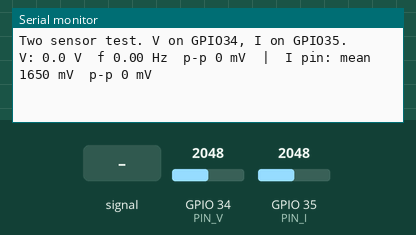
Recording of a sketch running on a simulated ESP32. Shown: the last lines printed to the serial monitor. Inputs (shaded band) come from the test bench; at power-on: GPIO 34 (PIN_V) = 2048, GPIO 35 (PIN_I) = 2048 (analog values on the 0–4095 scale).

Above: at 1.7 s.
1.8 s: GPIO 34 (PIN_V) fed a 200 Hz sine of ±327 counts around its level
At 3.1 s:
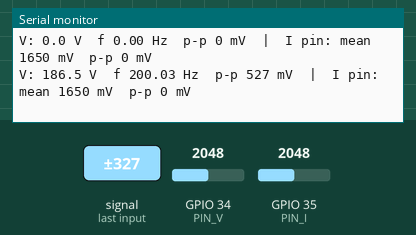
3.3 s: GPIO 34 (PIN_V) set to 2866
At 4.2 s:
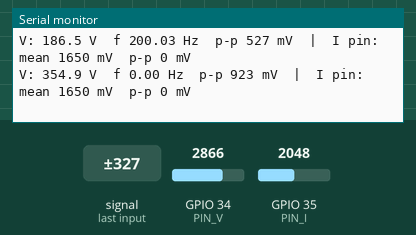
4.8 s: GPIO 35 (PIN_I) set to 2866
At 5.9 s:
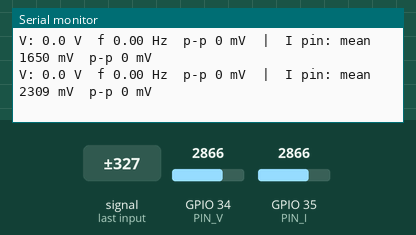
6.3 s: GPIO 35 (PIN_I) set to 3603
At 7.6 s:
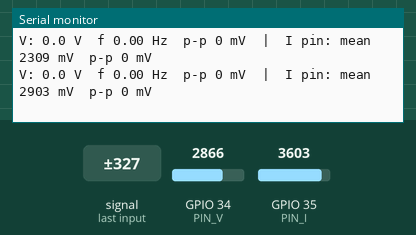
7.8 s: GPIO 34 (PIN_V) set to 3603
At 8.6 s:
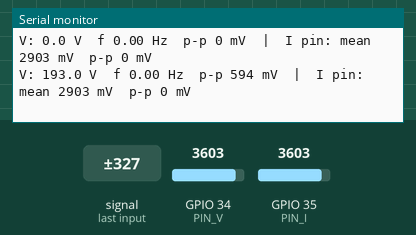
Timing chart, 0 to 10.3 s (numbered marks = the images above; inputs shaded):
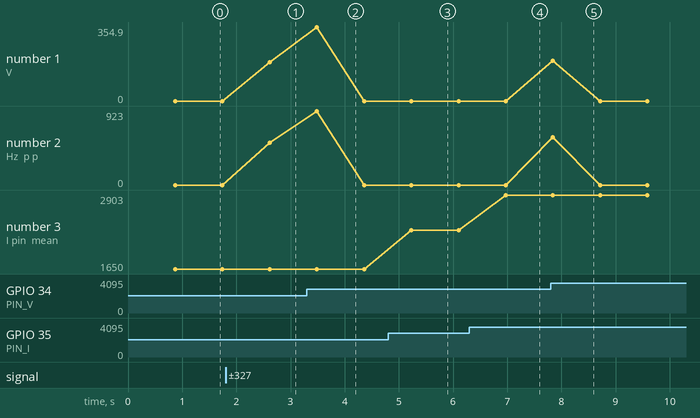

Measured:
- after the input at 1.8 s, the serial monitor: prints a new line after 0.81 s (image 1)
- after the input at 3.3 s, the serial monitor: prints a new line after 0.19 s (image 2)
- after the input at 4.8 s, the serial monitor: prints a new line after 0.43 s (image 3)
- after the input at 6.3 s, the serial monitor: prints a new line after 0.67 s (image 4)
- after the input at 7.8 s, the serial monitor: prints a new line at once (image 5)
- plotted number 1: 0 → 186.5 after the input at 1.8 s
- plotted number 2: 0 → 527 after the input at 1.8 s
- plotted number 3: 1650 → 2309 after the input at 4.8 s, 2309 → 2903 after the input at 6.3 s

The sketch:

two_sensor_idle.ino
```cpp
// ESP32: ZMPT101B on GPIO34 and ACS712 on GPIO35, Serial Monitor at 115200 baud.
// Each sensor OUT -> 10k -> node -> GPIO, node -> 20k -> GND, node -> 100nF -> GND.
// ACS712 IP+ / IP- stay empty for this test (zero current).

const int      PIN_V  = 34;
const int      PIN_I  = 35;
const int      N      = 1600;     // samples per window
const uint32_t TS_US  = 125;      // 8 kHz, so 1600 samples = 200 ms = 10 cycles at 50 Hz
float          V_GAIN = 1.0f;     // your calibration: 1.00

uint16_t vr[N], ir[N];

void setup() {
  Serial.begin(115200);
  analogSetAttenuation(ADC_11db);
  analogReadResolution(12);
  delay(500);
  Serial.println("Two sensor test. V on GPIO34, I on GPIO35.");
}

void loop() {
  uint32_t start = micros();
  uint32_t t = start;
  for (int k = 0; k < N; k++) {
    vr[k] = analogReadMilliVolts(PIN_V);
    ir[k] = analogReadMilliVolts(PIN_I);
    t += TS_US;
    while ((int32_t)(micros() - t) < 0) { }
  }
  float elapsedUs = (float)(micros() - start);

  // ---- voltage channel ----
  double vm = 0;
  int vmn = 9999, vmx = 0;
  for (int k = 0; k < N; k++) {
    vm += vr[k];
    if (vr[k] < vmn) vmn = vr[k];
    if (vr[k] > vmx) vmx = vr[k];
  }
  vm /= N;
  double s2 = 0;
  for (int k = 0; k < N; k++) {
    double d = vr[k] - vm;
    s2 += d * d;
  }
  float rawRms = sqrt(s2 / N);
  if (rawRms < 30) rawRms = 0;          // idle noise counts as zero
  float vrms = rawRms * V_GAIN;

  float amp = (vmx - vmn) / 2.0f;
  float hy = 0.2f * amp;
  bool armed = false;
  int crossings = 0, first = 0, last = 0;
  if (amp > 100) {                      // only with a real signal
    for (int k = 0; k < N; k++) {
      float d = vr[k] - vm;
      if (d < -hy) armed = true;
      else if (armed && d > hy) {
        armed = false;
        crossings++;
        if (crossings == 1) first = k;
        last = k;
      }
    }
  }
  float freq = 0;
  if (crossings > 1) {
    float periodUs = (last - first) * (elapsedUs / N) / (crossings - 1);
    freq = 1e6f / periodUs;
  }

  // ---- current channel (idle stats only) ----
  double im = 0;
  int imn = 9999, imx = 0;
  for (int k = 0; k < N; k++) {
    im += ir[k];
    if (ir[k] < imn) imn = ir[k];
    if (ir[k] > imx) imx = ir[k];
  }
  im /= N;

  Serial.printf("V: %.1f V  f %.2f Hz  p-p %d mV  |  I pin: mean %.0f mV  p-p %d mV\n",
                vrms, freq, vmx - vmn, im, imx - imn);
  delay(500);
}
```
